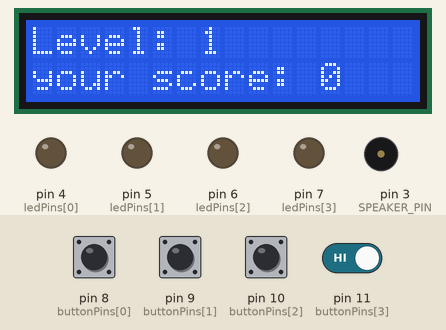
Recording of a sketch running on a simulated Arduino Uno, built with avr-gcc and run on an emulated ATmega328P. Shown: 16×2 character LCD, output pins drawn as LEDs (lit = HIGH), buzzer (waves = sounding). The inputs (shaded band) are chosen by the test bench; at power-on: pin 8 (buttonPins[0]), pin 9 (buttonPins[1]), pin 10 (buttonPins[2]), pin 11 (buttonPins[3]) HIGH. Random numbers use the default seed unless the sketch sets one.

Above: at 1.2 s.
1.3 s: pin 9 (buttonPins[1]) pulled LOW for 0.15 s
At 2.4 s:
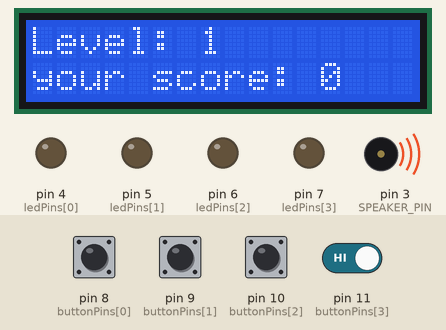
At 3.3 s:
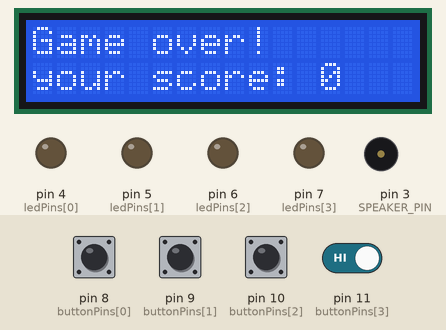
4.4 s: pin 11 (buttonPins[3]) driven LOW
7.4 s: pin 11 (buttonPins[3]) driven HIGH
10.0 s: pin 8 (buttonPins[0]) pulled LOW for 0.15 s
At 13.9 s:
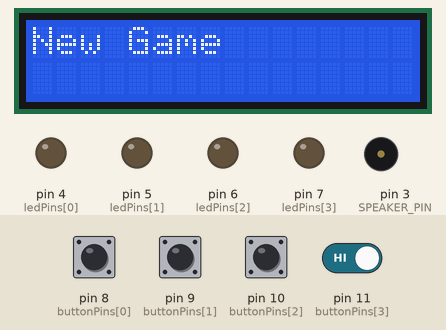
Timing chart, 0 to 14.1 s (numbered marks = the images above; inputs shaded):
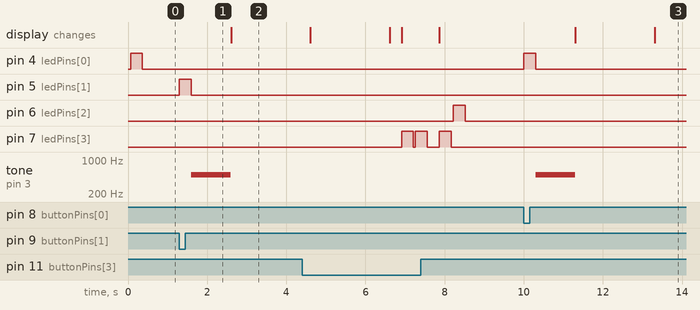

The sketch:

jeu_de_m_moire.ino
```cpp
/* Constants - define pin numbers for LEDs,
   buttons and speaker, and also the game tones: */
const byte ledPins[] = {4, 5, 6, 7};
const byte buttonPins[] = {8, 9, 10, 11};
#define SPEAKER_PIN 3

#define MAX_GAME_LENGTH 100


/* Global variables - store the game state */
byte gameSequence[MAX_GAME_LENGTH] = {0};
byte gameIndex = 0;
byte lvl = 1;

#include <LiquidCrystal.h>
LiquidCrystal lcd(12, 13, A0, A1, A2, A3);

/**
   Set up the Arduino board and initialize Serial communication
*/
void setup() {
  lcd.begin(16, 2);
  Serial.begin(9600);
  for (byte i = 0; i < 4; i++) {
    pinMode(ledPins[i], OUTPUT);
    pinMode(buttonPins[i], INPUT_PULLUP);
  }
  pinMode(SPEAKER_PIN, OUTPUT);
  // The following line primes the random number generator.
  // It assumes pin A4 is floating (disconnected):
  randomSeed(analogRead(A4));
}

/**
   Lights the given LED
*/
void lightLed(byte ledIndex) {
  digitalWrite(ledPins[ledIndex], HIGH);
  delay(300);
  digitalWrite(ledPins[ledIndex], LOW);
}

/**
   Plays the current sequence of notes that the user has to repeat
*/

void playSequence() {
  for (int i = 0; i < gameIndex; i++) {
    byte currentLed = gameSequence[i];
    lightLed(currentLed);
    delay(50);
  }
}

/**
    Waits until the user pressed one of the buttons,
    and returns the index of that button
*/
byte readButtons() {
  while (true) {
    for (byte i = 0; i < 4; i++) {
      byte buttonPin = buttonPins[i];
      if (digitalRead(buttonPin) == LOW) {
        return i;
      }
    }
    delay(1);
  }
}

/**
  Play the game over sequence, and report the game score
*/
void gameOver() {
  tone(SPEAKER_PIN, 500);
  delay(1000);
  noTone(SPEAKER_PIN);
  lcd.setCursor(0,0);
  lcd.print("Game over!");
  lcd.setCursor(0,1);
  lcd.print("your score:");
  lcd.setCursor(12,1);
  lcd.print(gameIndex - 1);
  gameIndex = 0;
  lvl = 1;
  delay(2000);
  lcd.clear();
  lcd.setCursor(0,0);
  lcd.print("New Game");
  delay(2000);
  lcd.clear();
}


/**
   Get the user's input and compare it with the expected sequence.
*/
bool checkUserSequence() {
  for (int i = 0; i < gameIndex; i++) {
    byte expectedButton = gameSequence[i];
    byte actualButton = readButtons();
    lightLed(actualButton);
    if (expectedButton != actualButton) {
      return false;
    }
  }

  return true;
}


/**
   The main game loop
*/
void loop() {
  // Add a random color to the end of the sequence
  gameSequence[gameIndex] = random(0, 4);
  gameIndex++;
  lvl++;

  lcd.setCursor(0,0);
  lcd.print("Level:");
  lcd.setCursor(7,0);
  lcd.print(lvl-1);
  lcd.setCursor(0,1);
  lcd.print("your score:");
  lcd.setCursor(12,1);
  lcd.print(gameIndex - 1);

  if (gameIndex >= MAX_GAME_LENGTH) {
    gameIndex = MAX_GAME_LENGTH - 1;
    lvl++;
  }

  playSequence();
  if (!checkUserSequence()) {
    gameOver();
  }

  delay(300);

}
```

Measured:
- after the input at 1.3 s, pin 5 (ledPins[1]): LOW → HIGH at once, → LOW 0.30 s later; tone on pin 3 (SPEAKER_PIN): silent → 500 Hz after 0.30 s, → silent 1.0 s later
- after the input at 10.0 s, pin 4 (ledPins[0]): LOW → HIGH at once, → LOW 0.30 s later; tone on pin 3 (SPEAKER_PIN): silent → 500 Hz after 0.30 s, → silent 1.0 s later; the display: first changes after 1.3 s (image 3 shows a later state)
